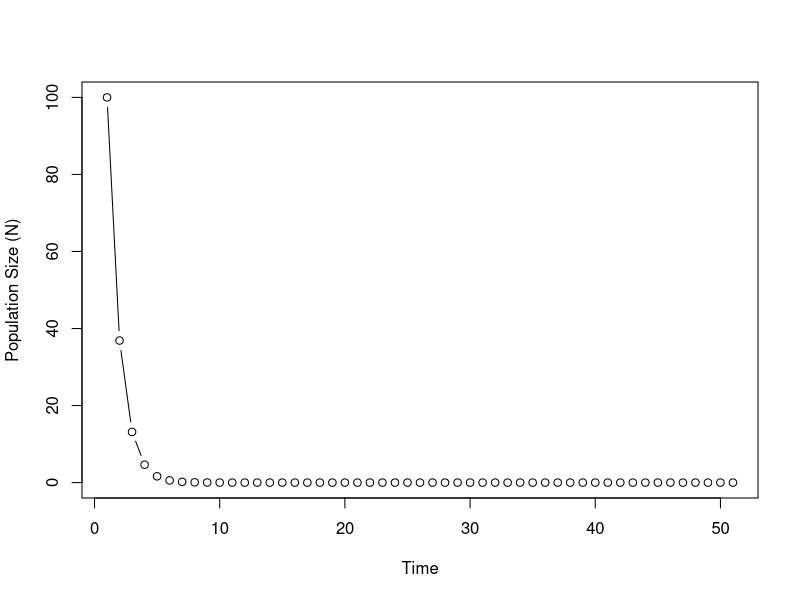
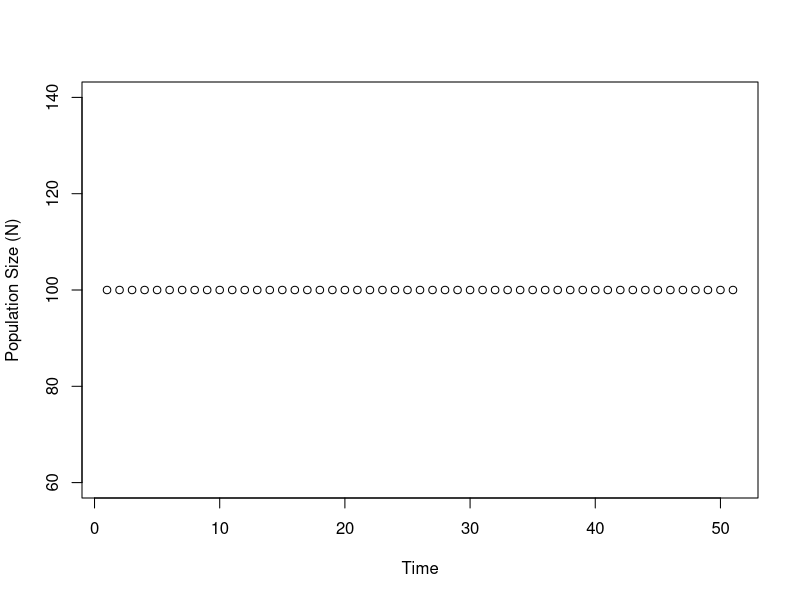
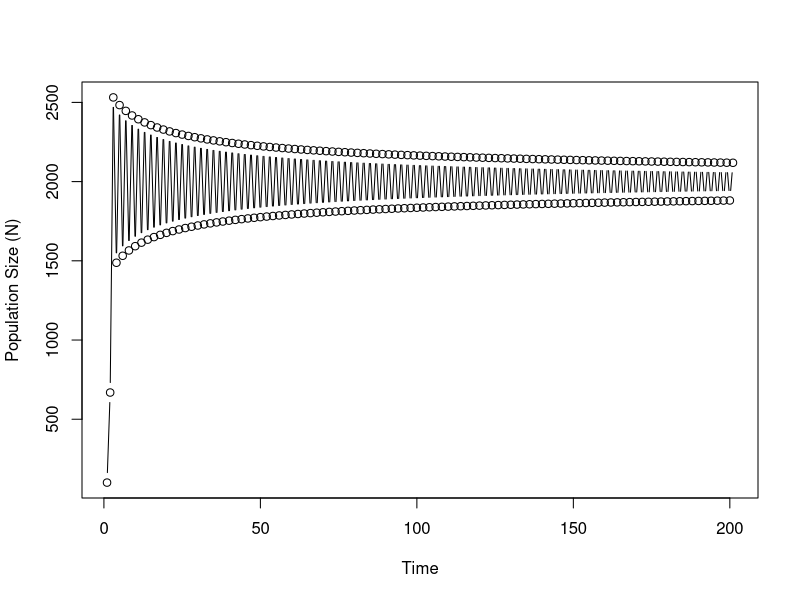
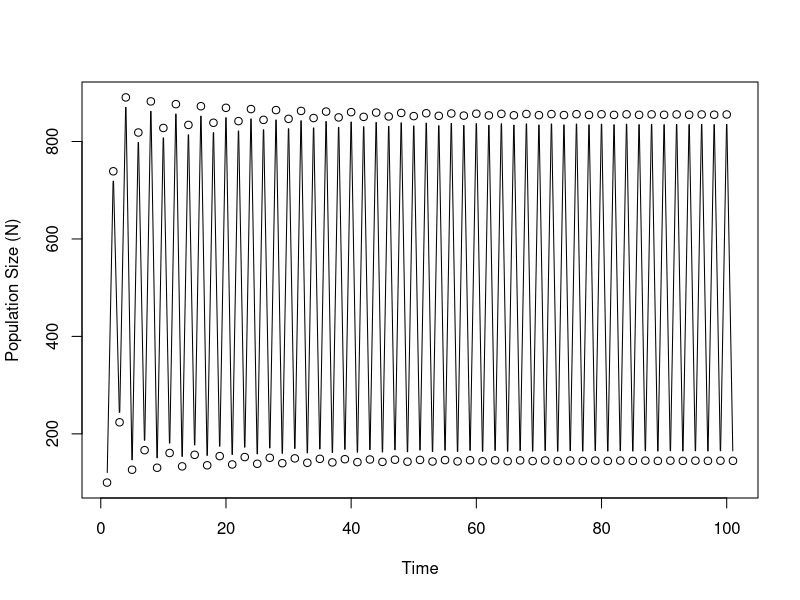
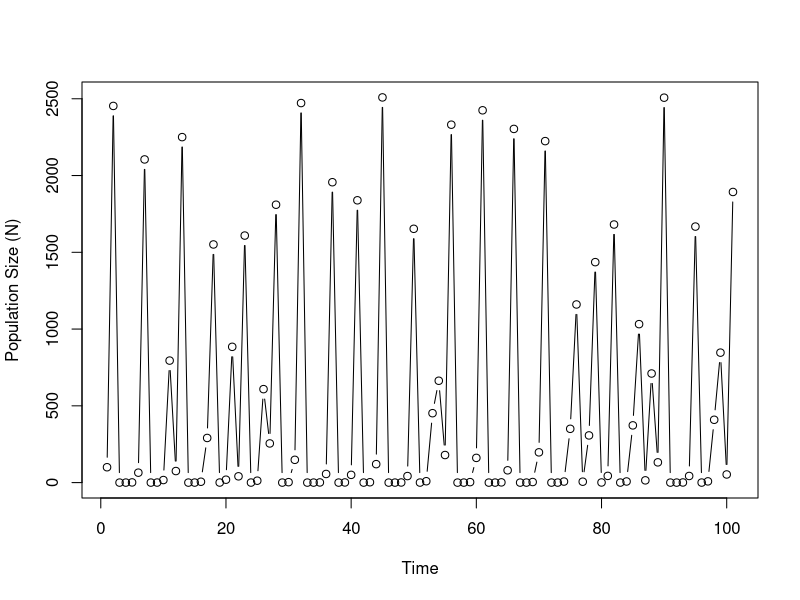
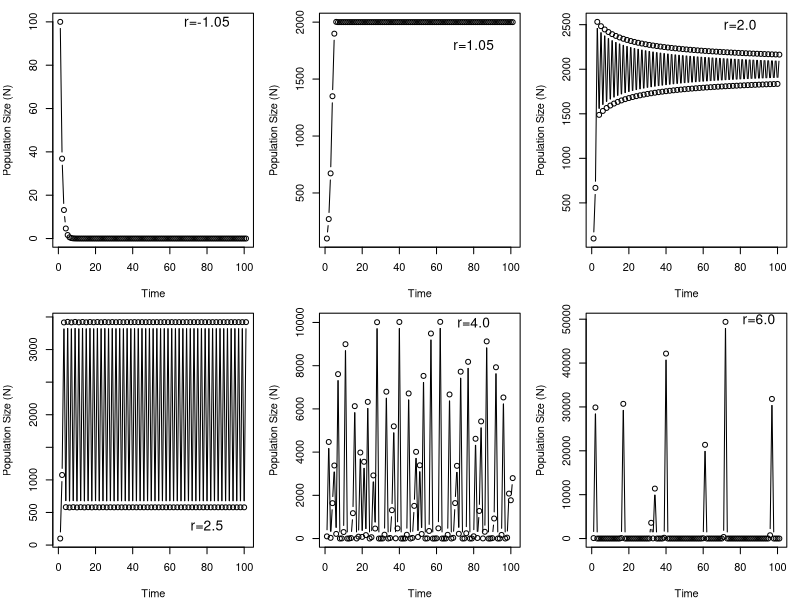
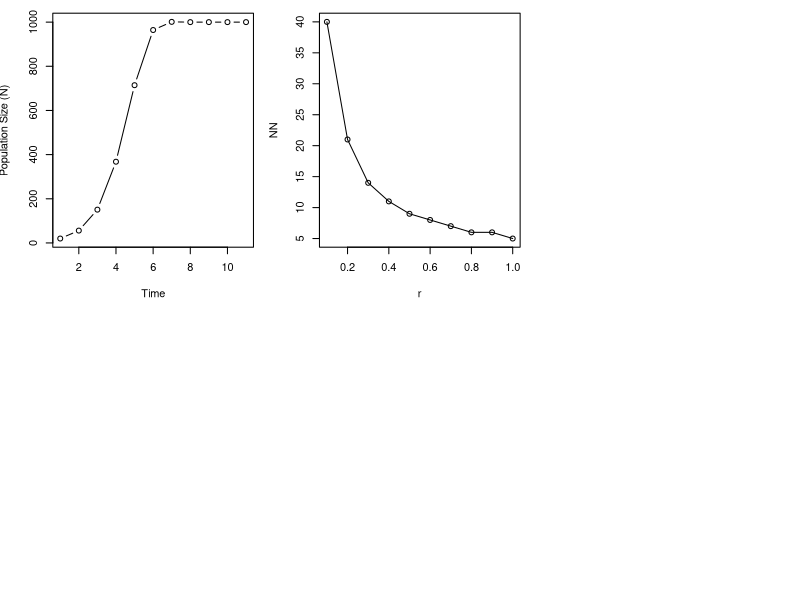

The R source for these figures, in order: (Note: this script raises an error after producing the figures.)
#### Modeling Homework Exercise #1
## by Alec S Baird

setwd("~/Desktop/UCLA - Courses/EEB 201 R Bootcamp")

K <- 3000
r <- 1.05
N <- 0
tMax <- 10


rickerfun <- function(r=1.05, N=0, tMax=10, K=3000) {
  NN <- rep(NA, tMax+1)
  NN[1] <- N
for(t in 1:tMax) {
  NN[t+1] <- NN[t]*exp(r*(1-(NN[t])/(K)))
  }
plot((1:(tMax+1)), NN, type = "b", ylab="Population Size (N)", xlab="Time")
return(NN)
}

## Population decreases to 0
### Change the growth rate r negative
rickerfun(r=-1.05, N=100, tMax=50, K=2000)

## Population approaches stable equilibrium at n* = K, without oscillations
### Change carrying capacity K to the value of N
rickerfun(r=1.05, N=100, tMax=50, K=100)

## Decaying oscillations around n* = K
### Change r to 2
rickerfun(r=2, N=100, tMax=200, K=2000)

## Persistant regular oscillations
## Change the plot type to "b" to see the points and the lines between points
### Changing the r to 2.5 causes these oscillations
rickerfun(r=2.5, N=100, tMax=100, K=500)

## Crazy, random-looking fluctuations (chaos)
### Change the r to anything > than 2.5
rickerfun(r=4, N=100, tMax=100, K=500)

## Answer: The growth rate r is the key parameter driving the above observed patterns

quartz(height=8, width=6)
par(mfrow=c(2,3), mar=c(4,4,1,1))

rickerfun(r=-1.05, N=100, tMax=100, K=2000)
text(x=80, y=100, "r=-1.05", cex=1.25)
#mtext(side=2, "Population Size (N)", line=2.5)
#mtext(side=1, "Time", line=2.5)

rickerfun(r=1.05, N=100, tMax=100, K=2000)
text(x=80, y=1800, "r=1.05", cex=1.25)

rickerfun(r=2, N=100, tMax=100, K=2000)
text(x=80, y=2500, "r=2.0", cex=1.25)

rickerfun(r=2.5, N=100, tMax=100, K=2000)
text(x=80, y=300, "r=2.5", cex=1.25)

rickerfun(r=4, N=100, tMax=100, K=2000)
text(x=80, y=10000, "r=4.0", cex=1.25)

rickerfun(r=6, N=100, tMax=100, K=2000)
text(x=90, y=50000, "r=6.0", cex=1.25)

#### Question D
## What is t(K/2), the first year n(t) >= K/2


rickerfun2 <- function(r=1.05, N=20, tMax=10, K=1000, figure=TRUE) {
  NN <- rep(NA, tMax+1)
  NN[1] <- N
  for(t in 1:tMax) {
    NN[t+1] <- NN[t]*exp(r*(1-(NN[t])/(K)))
  }
  if(figure==TRUE){
    plot((1:(tMax+1)), NN, type = "b", ylab=expression("Population Size (N)"), xlab="Time")
  }
    return(NN)
}



nVec <- rickerfun2(r=1.05, N=20, tMax=10, K=1000)
which(nVec >= 500)[1]
nVec

#### Question E

r <- seq(.1:.9, by=.1)

NN <- matrix(NA, nrow=1, ncol=length(r))

for(i in 1:length(r)) {
nVec2 <- rickerfun2(r[i], N=20, tMax=100, K=1000, figure=FALSE)
NN[i] <- which(nVec2 >= 500)[1]
}


plot(r, NN)
r
NN
lines(r,NN)

##### F & G

## Define parameter values; use a vector to hold a range of values for the
## parameter(s) you wish to vary.

rr <- seq(.25:1, by=.25)
kk <- seq(1,100,by=1)

kk
rr

NNN <- matrix(NA, nrow=length(kk), ncol=length(rr))

for(i in 1:length(rr)) {
  for(ii in 1:length(kk)){
    extraction <- rickerfun2(rr[i], N=20, tMax=100, kk[ii], figure=FALSE)
    NNN[i,ii] <- extraction[100]
  }
}

print(NNN)


